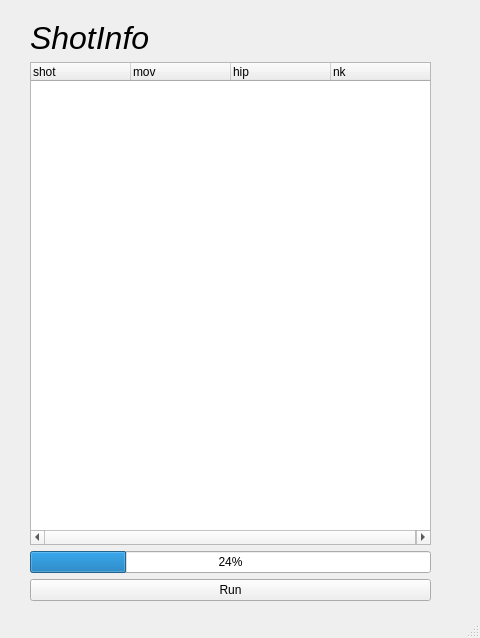
<?xml version="1.0" encoding="UTF-8"?>
<ui version="4.0">
 <class>MainWindow</class>
 <widget class="QMainWindow" name="MainWindow">
  <property name="geometry">
   <rect>
    <x>0</x>
    <y>0</y>
    <width>480</width>
    <height>638</height>
   </rect>
  </property>
  <property name="windowTitle">
   <string>MainWindow</string>
  </property>
  <property name="autoFillBackground">
   <bool>false</bool>
  </property>
  <property name="styleSheet">
   <string notr="true"/>
  </property>
  <widget class="QWidget" name="centralwidget">
   <widget class="QWidget" name="">
    <property name="geometry">
     <rect>
      <x>30</x>
      <y>20</y>
      <width>401</width>
      <height>581</height>
     </rect>
    </property>
    <layout class="QVBoxLayout" name="verticalLayout">
     <item>
      <widget class="QLabel" name="labelcontents">
       <property name="font">
        <font>
         <pointsize>24</pointsize>
         <italic>true</italic>
        </font>
       </property>
       <property name="text">
        <string>ShotInfo</string>
       </property>
      </widget>
     </item>
     <item>
      <widget class="QTreeWidget" name="tree_shot">
       <column>
        <property name="text">
         <string>shot</string>
        </property>
       </column>
       <column>
        <property name="text">
         <string>mov</string>
        </property>
       </column>
       <column>
        <property name="text">
         <string>hip</string>
        </property>
       </column>
       <column>
        <property name="text">
         <string>nk</string>
        </property>
       </column>
      </widget>
     </item>
     <item>
      <widget class="QProgressBar" name="progressBar">
       <property name="accessibleName">
        <string notr="true"/>
       </property>
       <property name="value">
        <number>24</number>
       </property>
       <property name="alignment">
        <set>Qt::AlignRight|Qt::AlignTrailing|Qt::AlignVCenter</set>
       </property>
       <property name="textVisible">
        <bool>true</bool>
       </property>
       <property name="orientation">
        <enum>Qt::Horizontal</enum>
       </property>
       <property name="invertedAppearance">
        <bool>false</bool>
       </property>
       <property name="textDirection">
        <enum>QProgressBar::TopToBottom</enum>
       </property>
      </widget>
     </item>
     <item>
      <widget class="QPushButton" name="btn_run">
       <property name="text">
        <string>Run</string>
       </property>
      </widget>
     </item>
    </layout>
   </widget>
  </widget>
  <widget class="QStatusBar" name="statusbar"/>
 </widget>
 <resources/>
 <connections/>
</ui>
